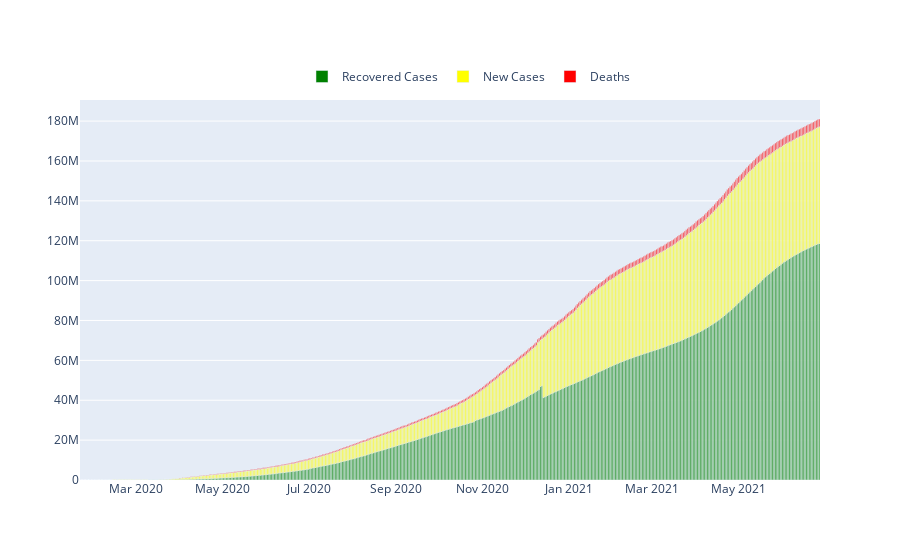

The notebook cell this image was saved under:
### Code cell
fig = go.Figure(go.Bar(x= Trend.Date, y= Trend.Recovered, name='Recovered Cases', marker_color='green'))
fig.add_trace(go.Bar(x=Trend.Date, y= Trend.Active, name='New Cases',marker_color='yellow'))
fig.add_trace(go.Bar(x=Trend.Date, y= Trend.Deaths, name='Deaths',marker_color='red'))

fig.update_layout(barmode='relative',legend_orientation="h",legend=dict(x= 0.3, y=1.1))
fig.show()

### Figure 1 — Plotly figure (JSON) as saved in the notebook; plotly's stock layout.template omitted (floating-point values rounded to 4 significant figures; data arrays with more than 128 entries replaced by an {"elided": "..."} marker saying what was removed)
{"data": [{"marker": {"color": "green"}, "name": "Recovered Cases", "type": "bar", "x": {"elided": "523 str values"}, "y": {"elided": "523 int values"}}, {"marker": {"color": "yellow"}, "name": "New Cases", "type": "bar", "x": {"elided": "523 str values"}, "y": {"elided": "523 int values"}}, {"marker": {"color": "red"}, "name": "Deaths", "type": "bar", "x": {"elided": "523 str values"}, "y": {"elided": "523 int values"}}], "layout": {"autosize": true, "barmode": "relative", "legend": {"orientation": "h", "x": 0.3, "y": 1.1}, "xaxis": {"autorange": true, "range": ["2020-01-21 12:00", "2021-06-27 12:00"], "type": "date"}, "yaxis": {"autorange": true, "range": [0, 190600000.0], "type": "linear"}}}
